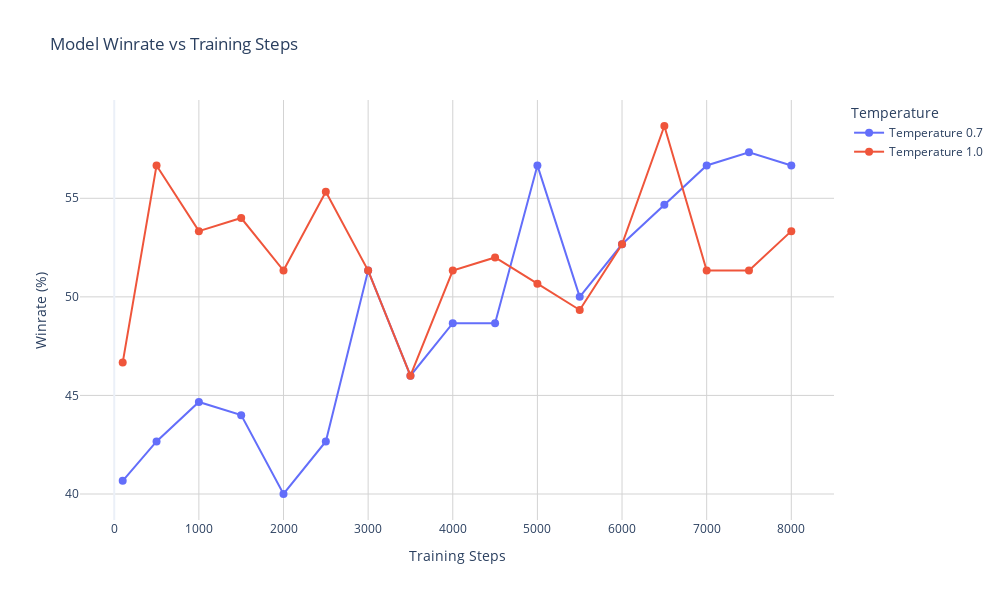

Here is the notebook cell this chart was saved with:
### Code cell
import plotly.graph_objects as go
import plotly.express as px

# Create figure
fig = go.Figure()

data = data_dict
# Add traces for each temperature
for temperature, values in data.items():
    fig.add_trace(go.Scatter(
        x=values['steps'],
        y=values['winrates'],
        mode='lines+markers',
        name=f'Temperature {temperature}',
        line=dict(width=2),
        marker=dict(size=8)
    ))

# Update layout
fig.update_layout(
    title='Model Winrate vs Training Steps',
    xaxis_title='Training Steps',
    yaxis_title='Winrate (%)',
    legend_title='Temperature',
    hovermode='x unified',
    template='plotly_white',
    width=1000,
    height=600,
    font=dict(size=12)
)

# Add grid
fig.update_xaxes(showgrid=True, gridwidth=1, gridcolor='lightgray')
fig.update_yaxes(showgrid=True, gridwidth=1, gridcolor='lightgray')

# Show the plot
fig.show()

# Save the plot to pdf
# os.makedirs("plots", exist_ok=True)
# fig.write_pdf(file=f'plots/model_winrate_vs_training_steps.pdf')

### Figure 1 — Plotly figure (JSON) as saved in the notebook; plotly's stock layout.template omitted (floating-point values rounded to 4 significant figures)
{"data": [{"line": {"width": 2}, "marker": {"size": 8}, "mode": "lines+markers", "name": "Temperature 0.7", "type": "scatter", "x": [100, 500, 1000, 1500, 2000, 2500, 3000, 3500, 4000, 4500, 5000, 5500, 6000, 6500, 7000, 7500, 8000], "y": [40.67, 42.67, 44.67, 44, 40, 42.67, 51.33, 46, 48.67, 48.67, 56.67, 50, 52.67, 54.67, 56.67, 57.33, 56.67]}, {"line": {"width": 2}, "marker": {"size": 8}, "mode": "lines+markers", "name": "Temperature 1.0", "type": "scatter", "x": [100, 500, 1000, 1500, 2000, 2500, 3000, 3500, 4000, 4500, 5000, 5500, 6000, 6500, 7000, 7500, 8000], "y": [46.67, 56.67, 53.33, 54, 51.33, 55.33, 51.33, 46, 51.33, 52, 50.67, 49.33, 52.67, 58.67, 51.33, 51.33, 53.33]}], "layout": {"font": {"size": 12}, "height": 600, "hovermode": "x unified", "legend": {"title": {"text": "Temperature"}}, "title": {"text": "Model Winrate vs Training Steps"}, "width": 1000, "xaxis": {"gridcolor": "lightgray", "gridwidth": 1, "showgrid": true, "title": {"text": "Training Steps"}}, "yaxis": {"gridcolor": "lightgray", "gridwidth": 1, "showgrid": true, "title": {"text": "Winrate (%)"}}}}
